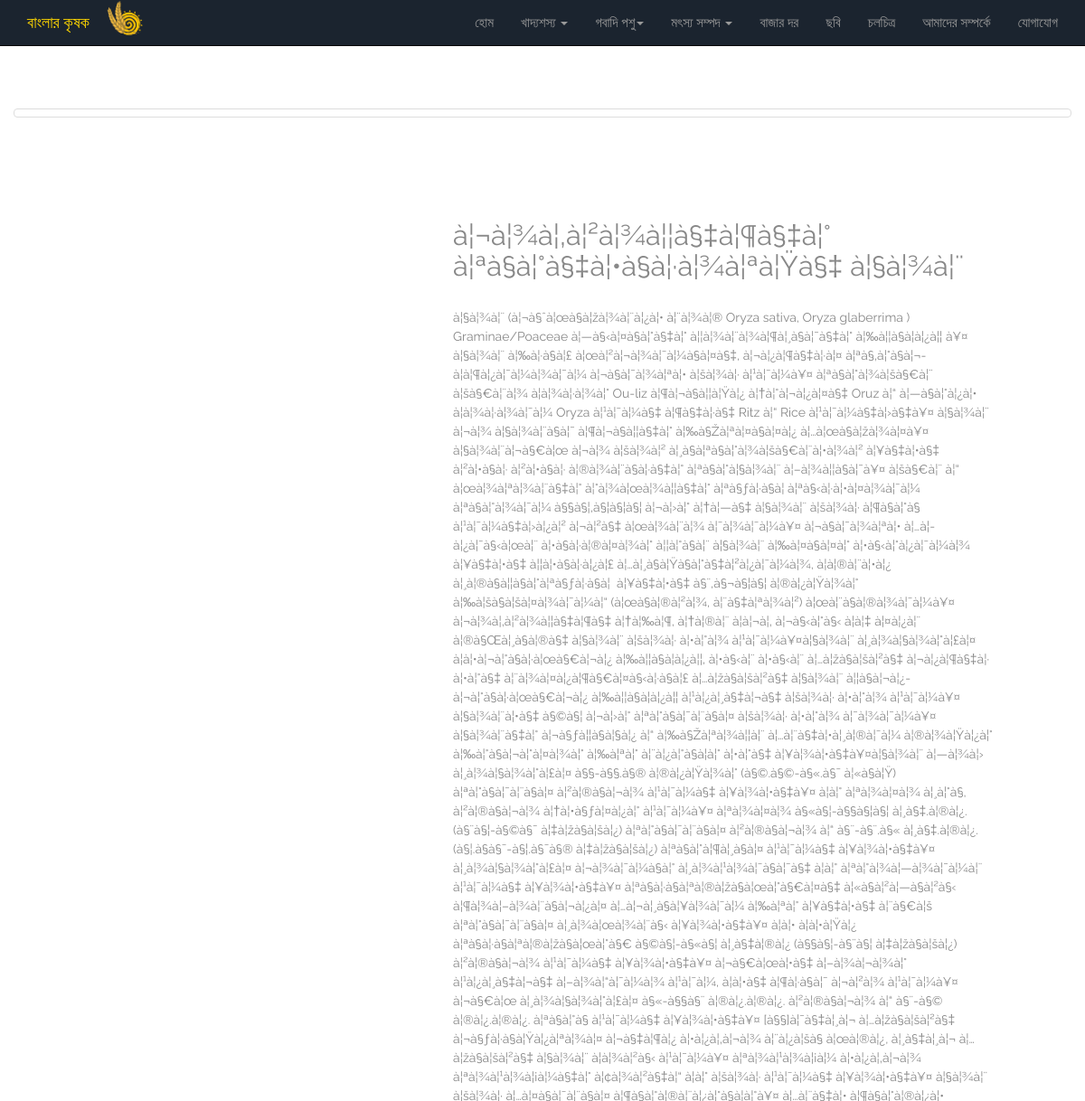
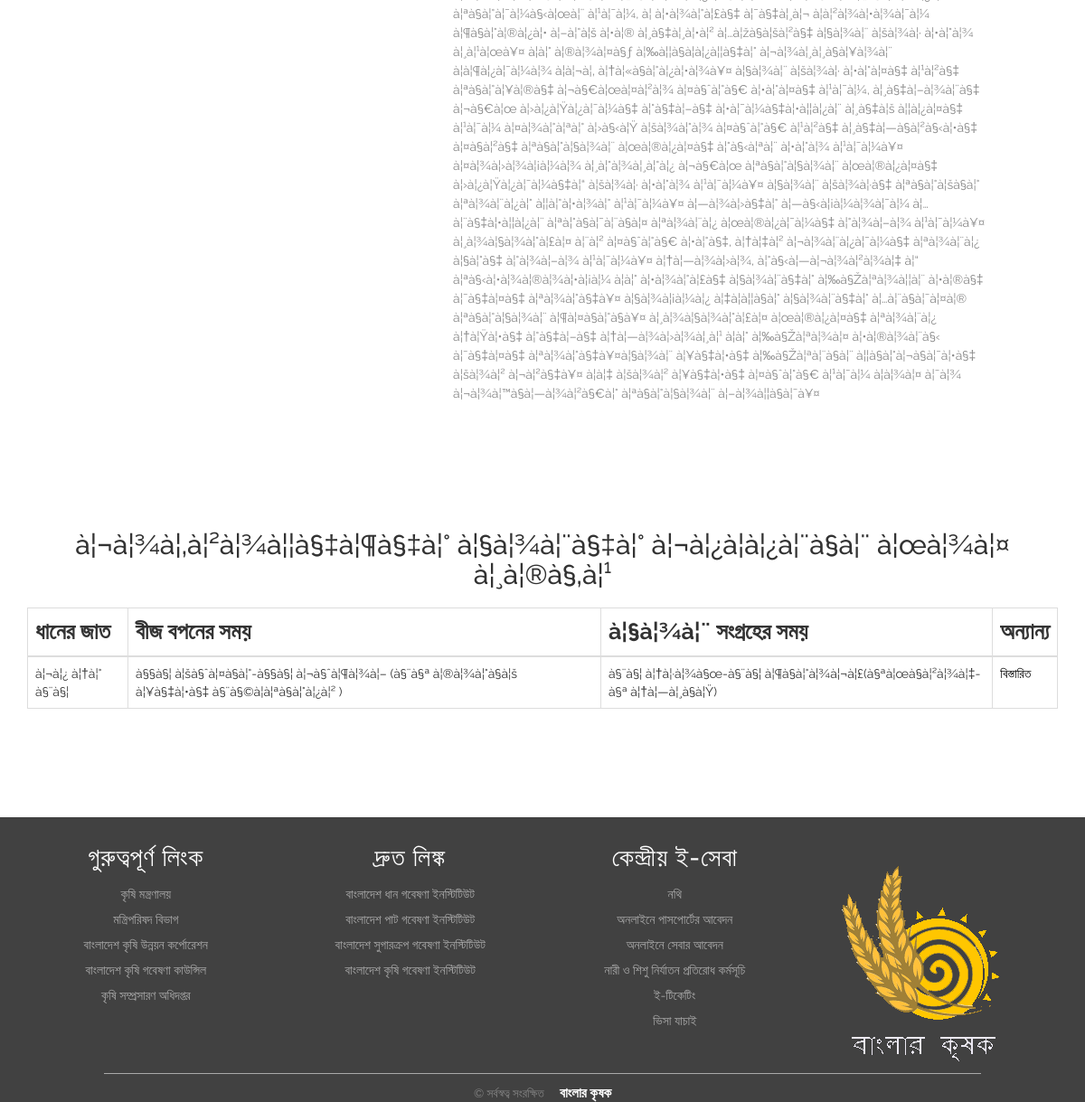
The app's page /crop.php?id=4 with its own data (2 pictures, top to bottom).
### tables this page shows
CREATE TABLE `crop` (
  `Id` int(9) NOT NULL,
  `Name` varchar(100) NOT NULL,
  `Picture_heiding` varchar(250) NOT NULL,
  `Picture_side` varchar(250) NOT NULL,
  `Header_text` varchar(250) NOT NULL,
  `Table_heiding` varchar(250) NOT NULL,
  `Detail_text` text NOT NULL
);

CREATE TABLE `cropdetail` (
  `id` int(9) NOT NULL,
  `CropId` int(9) NOT NULL,
  `Classification` text NOT NULL,
  `SeedingTime` text NOT NULL,
  `RipenTime` text NOT NULL,
  `ClassificationDetail` text NOT NULL,
  `Charistics` text NOT NULL,
  `LifeTime` varchar(100) NOT NULL,
  `Production` text NOT NULL,
  `FarmingMethod` text NOT NULL,
  `Degiges` text NOT NULL,
  `AvoidDegiges` text NOT NULL,
  `Picture` text NOT NULL
);

### crop.php (the view, shortened to what this page needs)
<?php
include 'connection.php';
?>
    <!DOCTYPE html>
    <html>
    <head>
        <link href="css/bootstrap.css" rel='stylesheet' type='text/css' />
        <link href="css/bootstrap.min.css" rel='stylesheet' type='text/css' />
        <link href="css/style.css" rel="stylesheet" type="text/css" media="all" />
        <link rel="stylesheet" src="css/bootstrap-dropdownhover.min.css" type="text/css" />
        <link rel="stylesheet" src="css/animate.min.css" type="text/css" />
    </head>
    <body>
        <nav class="navbar navbar-inverse navbar-fixed-top">
            <div class="container">
                <div class="navbar-header">
                    <a href="index.php" class="navbar-brand" style="color:gold; !important;">বাংলার কৃষক</a>
                    <img src="images/logo2.png" alt="" style="max-width:50px; max-height:50px;">
                </div>
                <div class="collapse navbar-collapse" id="bspi">
                    <ul class="nav navbar-nav navbar-right">
                        <li><a href="index.php">হোম</a></li>
                        <li class="dropdown">
                            <a href="#" class="dropdown-toggle" data-toggle="dropdown" data-hover="dropdown" role="button" aria-expanded="true">খাদ্যশস্য <span class="caret"></span></a>
                        </li>
                        <li class="dropdown ">
                            <a href="#" class="dropdown-toggle" data-toggle="dropdown" data-hover="dropdown" role="button" aria-expanded="true">গবাদি পশু<span class="caret"></span></a>
                        </li>
                        <li class="dropdown">
                            <a href="#" class="dropdown-toggle" data-toggle="dropdown" role="button" data-hover="dropdown" aria-expanded="true">মৎস্য সম্পদ <span class="caret"></span></a>
                        </li>
                        <li><a href="bazar.php">বাজার দর </a></li>
                        <li><a href="gallery.php">ছবি</a></li>
                        <li><a href="vedio.php">চলচিত্র</a></li>
                        <li><a href="about.php">আমাদের সম্পর্কে</a></li>
                        <li><a href="contact.php">যোগাযোগ</a></li>
                    </ul>
                </div>
            </div>
        </nav>
        <?php
$id=$_GET['id'];
$query=mysqli_query($connection,"SELECT * FROM `Crop` WHERE id=".$id.";");
$row=mysqli_fetch_array($query);
?>
            <div class="col-md-12 col-sm-12 col-xs-12" style="margin-top: 60px; overflow:hidden;">
                <div class="thumbnail" style="margin-top:60px; margin-bottom:100px;">
                </div>
            </div>
            <div id="about" class="about">
                <div class="container">
                    <div class="col-md-6 about-pic">
                    </div>
                    <div class="col-md-6 about-info">
                        <h3><?php echo $row['Header_text']; ?></h3>
                        <p>
                            <?php echo $row['Detail_text']; ?>
                        </p>
                    </div>
                </div>
            </div>
            <div class="container">
                <h2 style="text-align:center; margin-bottom:20px;"><?php echo $row['Table_heiding']; ?></h2>
                <div class="table-responsive">
                    <table class="table table-bordered">
                        <thead>
                            <tr style='font-size:25px; !important;'>
                                <th>ধানের জাত</th>
                                <th>বীজ বপনের সময়</th>
                                <th>
                                    <?php echo $row['Name']; ?> সংগ্রহের সময়</th>
                                <th>অন্যান্য</th>
                            </tr>
                        </thead>
                        <tbody>
                            <?php
                $queryx=mysqli_query($connection,"SELECT * FROM `cropdetail` WHERE CropId=".$id.";");
                while($rowx=mysqli_fetch_array($queryx))
                {
                    ?>
                                <tr>
                                    <td>
                                        <?php echo $rowx["Classification"]; ?>
                                    </td>
                                    <td>
                                        <?php echo $rowx["SeedingTime"]; ?>
                                    </td>
                                    <td>
                                        <?php echo $rowx["RipenTime"]; ?>
                                    </td>
                                    <td><a href="CropDetail.php?Id=<?php echo $rowx['id']; ?>">বিস্তারিত</a></td>
                                </tr>
                                <?php
                }
                ?>
                        </tbody>
                    </table>
                </div>
            </div>
            <div class="copy-right">
                <div class="container">
                    <div class="row">
                        <div class="col-md-3 col-sm-6">
                            <div class="widget" style="margin-top: 30px">
                                <h3 style="margin-bottom: 10px; font-size: 28px;letter-spacing: 1px" font-size="10px">গুরুত্বপূর্ণ লিংক</h3>
                                <ul>
                                    <li><a href="http://www.moa.gov.bd/">কৃষি মন্ত্রণালয়</a></li>
                                    <li><a href="http://www.cabinet.gov.bd">মন্ত্রিপরিষদ বিভাগ</a></li>
                                    <li><a href="http://badc.gov.bd">বাংলাদেশ কৃষি উন্নয়ন কর্পোরেশন</a></li>
                                    <li><a href="http://www.barc.gov.bd/home.php">বাংলাদেশ কৃষি গবেষণা কাউন্সিল</a></li>
                                    <li><a href="http://www.dae.gov.bd">কৃষি সম্প্রসারণ অধিদপ্তর</a></li>
                                </ul>
                            </div>
                        </div>
                        <div class="col-md-3 col-sm-6">
                            <div class="widget" style="margin-top: 30px">
                                <h3 style="margin-bottom: 10px; font-size: 28px;letter-spacing: 1px" font-size="10px">দ্রুত লিঙ্ক</h3>
                                <ul>
                                    <li><a href="http://www.brri.gov.bd">বাংলাদেশ ধান গবেষণা ইনস্টিটিউট</a></li>
                                    <li><a href="www.bjri.gov.bd ">বাংলাদেশ পাট গবেষণা ইনস্টিটিউট</a></li>
                                    <li><a href="http://www.bsri.gov.bd/">বাংলাদেশ সুগারক্রপ গবেষণা ইনস্টিটিউট</a></li>
                                    <li><a href="http://www.bari.gov.bd/">বাংলাদেশ কৃষি গবেষণা ইনস্টিটিউট</a></li>
                                </ul>
                            </div>
                        </div>
                        <div class="col-md-3 col-sm-6">
                            <div class="widget" style="margin-top: 30px">
                                <h3 style="margin-bottom: 10px; font-size: 28px;letter-spacing: 1px" font-size="10px">কেন্দ্রীয় ই-সেবা</h3>
                                <ul>
                                    <li><a href="http://www.nothi.gov.bd/users/login">নথি</a></li>
                                    <li><a href="http://www.dip.gov.bd/site/page/f2d015a9-1132-4426-8eef-147f1c4bac8a">অনলাইনে পাসপোর্টের আবেদন</a></li>
                                    <li><a href="http://online.forms.gov.bd/">অনলাইনে সেবার আবেদন</a></li>
                                    <li><a href="http://vawcms.gov.bd/">নারী ও শিশু নির্যাতন প্রতিরোধ কর্মসূচি</a></li>
                                    <li><a href="https://www.esheba.cnsbd.com/"> ই-টিকেটিং</a></li>
                                    <li><a href="http://www.bmet.gov.bd/BMET/onlinaVisaCheckAction"> ভিসা যাচাই </a></li>
                                </ul>
                            </div>
                        </div>
                        <div class="col-md-3 col-sm-6">
                            <div class="widget" style="margin-top: 30px">
                                <span style="margin-left: -35px;">
                                        <img src="images/logo.png" style="margin-top: 20px">
                            </span>
                            </div>
                        </div>
                    </div>
                    <img src="images/footer.png" alt="" style="margin-bottom: 5px; ">
                    <p> &copy; সর্বস্বত্ব সংরক্ষিত &nbsp; &nbsp; <b style="font-size: 15px; color: white;  ">বাংলার কৃষক</b></p>
                </div>
            </div>
    </body>
    </html>

### css/style.css (style rules this page uses)
body { margin: 0; padding: 0; background: #fff; font-family: 'Raleway', sans-serif; }
body a { transition: 0.5s all; -webkit-transition: 0.5s all; -moz-transition: 0.5s all; -o-transition: 0.5s all; -ms-transition: 0.5s all; }
h1, h2, h3, h4, h5, h6 { margin: 0; }
p { margin: 0; }
ul { margin: 0; padding: 0; }
.navbar-inverse { background: #1B242F; color: #fff; opacity: 1.0; }
.navbar ul li a { font-size: 15px; }
.about { padding: 8em 0; }
.about-info { width: 55%; }
.about-pic { width: 40%; }
.about-info h3 { color: #888; font-size: 2.2em; font-weight: 400; margin: 0.45em 0 0.5em 0; }
.about-info p { color: #888888; font-size: 1em; padding: 1em 0 2em 0; line-height: 1.5em; }
.table.table-bordered a { color: black; }
.table-responsive { padding-bottom: 100px; }
.container:after { content: "\0020"; display: block; height: 0; clear: both; visibility: hidden; }
.clearfix:before, .clearfix:after, .row:before, .row:after { content: '\0020'; display: block; overflow: hidden; visibility: hidden; width: 0; height: 0; }
.row:after, .clearfix:after { clear: both; }
.row, .clearfix { zoom: 1; }
.copy-right { background: #414141; text-align: center; color: #98A0A0; }
.copy-right h3 { color: white; }
.copy-right p { color: #858585; font-size: 0.96em; line-height: 1.5em; text-align: center; }
.copy-right a { margin: 0 0.2em; text-decoration: none; color: #A9A9A9; }
.widget ul { list-style: none; }
.widget ul li { padding: 4px; }
.widget ul li a { color: #A9A9A9; }

### records on screen
crop: Header_text "à¦¬à¦¾à¦‚à¦²à¦¾à¦¦à§‡à¦¶à§‡à¦° à¦ªà§à¦°à§‡à¦•à§à¦·à¦¾à¦ªà¦Ÿà§‡ à¦§à¦¾à¦¨", Detail_text "à¦§à¦¾à¦¨ (à¦¬à§ˆà¦œà§à¦žà¦¾à¦¨à¦¿à¦• à¦¨à¦¾à¦® Oryza sativa, Oryza glaberrima ) Graminae/Poaceae à¦—à§‹à¦¤à§à¦°à§‡à¦° à¦¦à¦¾à¦¨à¦¾à¦¶à¦¸à§à¦¯à§‡à¦° à¦‰à¦¦à§à¦­à¦¿à¦¦ à¥¤ à¦§à¦¾à¦¨ à¦‰à¦·à§à¦£ à¦œà¦²à¦¬à¦¾à¦¯à¦¼à§à¦¤à§‡, à¦¬à¦¿à¦¶à§‡à¦·à¦¤ à¦ªà§‚à¦°à§à¦¬-à¦à¦¶à¦¿à¦¯à¦¼à¦¾à¦¯à¦¼ à¦¬à§à¦¯à¦¾à¦ªà¦• à¦šà¦¾à¦· à¦¹à¦¯à¦¼à¥¤ à¦ªà§à¦°à¦¾à¦šà§€à¦¨ à¦šà§€à¦¨à¦¾ à¦­à¦¾à¦·à¦¾à¦° Ou-liz à¦¶à¦¬à§à¦¦à¦Ÿà¦¿ à¦†à¦°à¦¬à¦¿à¦¤à§‡ Oruz à¦“ à¦—à§à¦°à¦¿à¦• à¦­à¦¾à¦·à¦¾à¦¯à¦¼ Oryza à¦¹à¦¯à¦¼à§‡ à¦¶à§‡à¦·à§‡ Ritz à¦“ Rice à¦¹à¦¯à¦¼à§‡à¦›à§‡à¥¤ à¦§à¦¾à¦¨ à¦¬à¦¾ à¦§à¦¾à¦¨à§à¦¯ à¦¶à¦¬à§à¦¦à§‡à¦° à¦‰à§Žà¦ªà¦¤à§à¦¤à¦¿ à¦…à¦œà§à¦žà¦¾à¦¤à¥¤ à¦§à¦¾à¦¨à¦¬à§€à¦œ à¦¬à¦¾ à¦šà¦¾à¦²…", Table_heiding "à¦¬à¦¾à¦‚à¦²à¦¾à¦¦à§‡à¦¶à§‡à¦° à¦§à¦¾à¦¨à§‡à¦° à¦¬à¦¿à¦­à¦¿à¦¨à§à¦¨ à¦œà¦¾à¦¤ à¦¸à¦®à§‚à¦¹", Name "à¦§à¦¾à¦¨"
cropdetail: Classification "à¦¬à¦¿ à¦†à¦° à§¨à§¦", SeedingTime "à§§à§¦ à¦šà§ˆà¦¤à§à¦°-à§§à§¦ à¦¬à§ˆà¦¶à¦¾à¦– (à§¨à§ª à¦®à¦¾à¦°à§à¦š à¦¥à§‡à¦•à§‡ à§¨à§©à¦à¦ªà§à¦°à¦¿à¦² )", RipenTime "à§¨à§¦ à¦†à¦·à¦¾à§œ-à§¨à§¦ à¦¶à§à¦°à¦¾à¦¬à¦£(à§ªà¦œà§à¦²à¦¾à¦‡-à§ª à¦†à¦—à¦¸à§à¦Ÿ)"
